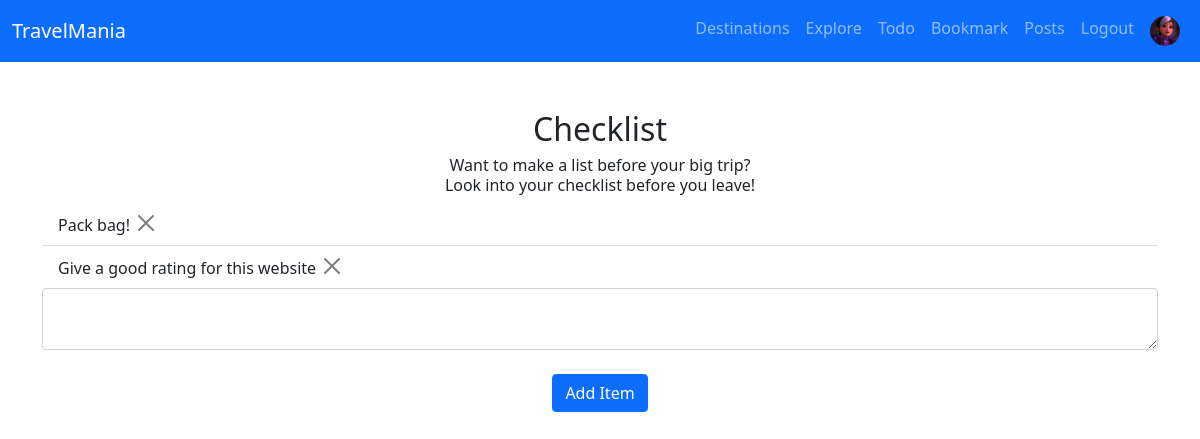
The page /user/todo (signed in) on the database its author committed.
### travel/user/models.py (models this page shows, shortened)
class User(db.Model, UserMixin):
    id = db.Column(db.Integer, primary_key=True)
    name = db.Column(db.String(30), unique=False, nullable=False)
    username = db.Column(db.String(30), unique=True, nullable=False)
    email = db.Column(db.String(120), unique=True, nullable=False)
    password = db.Column(db.String(180), unique=False, nullable=False)
    date_created = db.Column(db.DateTime(timezone=True), default=func.now())
    avatar = db.Column(db.String(20), default='avatar.png', nullable=False)
    notes = db.relationship('Note')
    bookmarks = db.relationship('Bookmark')
    posts = db.relationship('Post')
    comments = db.relationship('Comment')
    likes = db.relationship('Like', backref='user', passive_deletes=True)

class Note(db.Model):
    id = db.Column(db.Integer, primary_key=True)
    data = db.Column(db.String(10000))
    date = db.Column(db.DateTime(timezone=True), default=func.now())
    user_id = db.Column(db.Integer, db.ForeignKey('user.id'))

### travel/user/views.py (the view, shortened to what this page needs)
@user_views.route('/todo', methods=['GET', 'POST'])
@login_required
def todo():
    return render_template("user/todo.html", user=current_user)

### travel/__init__.py (called while the page is built)
@login_manager.user_loader
def user_loader(user_id):
    return User.query.get(user_id)

### travel/templates/user/todo.html (shortened to what this page needs)
{% extends 'layout.html' %}
{% block content %}
<div class="container pt-5">
    <h2 style="text-align:center;">Checklist</h2>
    <h6 style="text-align:center">Want to make a list before your big trip?<br/> Look into your checklist before you leave!</h6>
    <ul class="list-group list-group-flush" id="notes">
        {% for note in user.notes %}
        <li class="list-group-item">
        {{ note.data }}
        <button type="button" class="btn-close" data-bs-dismiss="alert" aria-label="Close" onClick="deleteNote({{ note.id }})"></button>
        </li>
        {% endfor %}
    </ul>
    <form method="POST">
        <textarea name="note" id="note" class="form-control"></textarea>
        <br />
        <div style="text-align:center">
        <button type="submit" class="btn btn-primary">Add Item</button>
        </div>
    </form>
</div>
{% endblock %}

### travel/templates/layout.html (shortened to what this page needs)
<!DOCTYPE html>
<html>
  <head>
    <link href="https://cdn.jsdelivr.net/npm/bootstrap@5.1.1/dist/css/bootstrap.min.css" rel="stylesheet">
    <link href="https://cdnjs.cloudflare.com/ajax/libs/font-awesome/5.14.0/css/all.min.css" rel="stylesheet" type="text/css">
    <link rel="stylesheet" type="text/css" href="{{ url_for('static',filename='css/main.css') }}">
  </head>
  <body>
    <nav class="navbar navbar-expand-lg navbar-dark bg-primary">
      <div class="container-fluid">
        <a class="navbar-brand mb-0 h1" href="{{ url_for('views.home') }}">TravelMania</a>
        <div class="collapse navbar-collapse" id="navbarSupportedContent">
          <ul class="navbar-nav ms-auto mb-2 mb-lg-0 text-center">
            <li class="nav-item"><a class="nav-link" href="{{url_for('views.destinations')}}">Destinations</a></li>
            <li class="nav-item"><a class="nav-link" href="{{url_for('views.explore')}}">Explore</a></li>
            {% if user.is_authenticated %}
            <li class="nav-item"><a class="nav-link" href="{{url_for('user_views.todo')}}" >Todo</a></li>
            <li class="nav-item"><a class="nav-link" href="{{url_for('user_views.bookmarks')}}">Bookmark</a></li>
            <li class="nav-item"><a class="nav-link" href="{{url_for('user_views.posts', username=user.username)}}">Posts</a></li>
            <li class="nav-item"><a class="nav-link" href="{{url_for('user_auth.logout')}}" >Logout</a></li>
            <li class="nav-item"><a class="nav-link" href="{{url_for('user_views.profile')}}" ><img class="rounded-circle account-icon" src="{{ url_for('static', filename='img/avatar/' + user.avatar) }}"></a></li>
            {% else %}
            <li class="nav-item"><a class="nav-link" href="{{ url_for('user_auth.login') }}">Login</a></li>
            <li class="nav-item"><a class="nav-link" href="{{ url_for('user_auth.signup') }}">Signup</a></li>
            {% endif %}
        </div>
      </div>
    </nav>
    {% block content %} {% endblock %}
  </body>
</html>

### travel/static/css/main.css (style rules this page uses)
.account-icon { height: 30px; width: 30px; }

### rows shown on the page
User: avatar (picture)
Note: data "Pack bag!"
Note: data "Give a good rating for this website"
